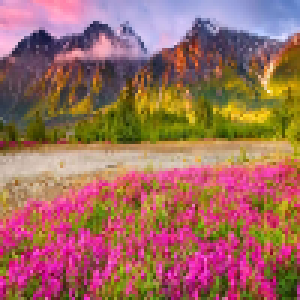
#> input picture download.jpg, 100 x 100 px, found by its file name (shown 3 times larger)
$ jupyter execute Python_Code.ipynb
#> lines starting #> are read from the running program, lines starting #| are printed output that depends on the picture
[cell 1]
import cv2
import matplotlib.pyplot as plt
import numpy as np

[cell 2]
# path="G:\\Dataset\\"
path="F:\\Test it\\Project\\"
imgpath = path + "download.jpg"
imgpath2 = path + "Image 2.jpg"
# cv2.cvtColor()
img= cv2.imread(imgpath, 1)
#> img is the input picture: shape (100, 100, 3); mean B, G, R 95.2, 106.8, 158.9
img2= cv2.imread(imgpath2, 1)
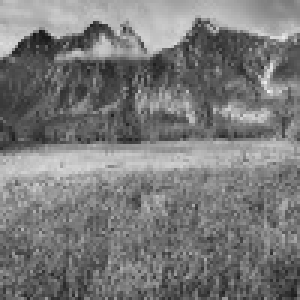
#> input picture Image 2.jpg, 100 x 100 px, found by its file name (shown 3 times larger)
#> img2 is the input picture: shape (100, 100, 3); min 24, max 241, mean 121.2
img= cv2.cvtColor(img, cv2.COLOR_BGR2RGB)

k= np.array(np.ones((3,3),np.float32))/9 #For Blurring of Image

output=cv2.filter2D(img,-1,k)
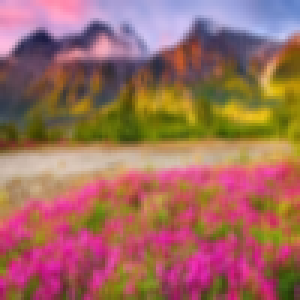
#> output: shape (100, 100, 3) (shown 3 times larger); mean R, G, B 158.9, 106.8, 95.2
plt.subplot(1,2,1)
plt.imshow(img)
plt.title('Original Image')
plt.subplot(1,2,2)
plt.imshow(output)
plt.title('Blurred Image')
plt.show()
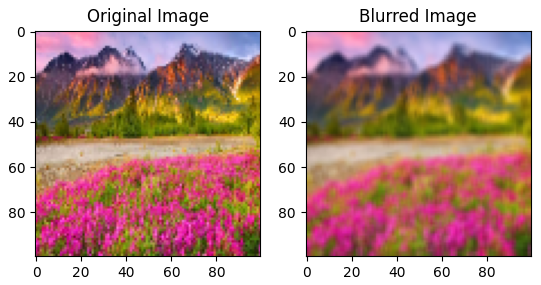
#> figure drawn by matplotlib, 2 panels

[cell 3]
k= np.array(([0,-1,0],[-1,5,-1],
           [0,-1,0]),np.float32)    #For sharpening of image
output=cv2.filter2D(img,-1,k)
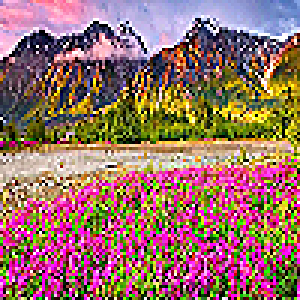
#> output: shape (100, 100, 3) (shown 3 times larger); mean R, G, B 151.7, 111.7, 103
plt.subplot(1,2,1)
plt.imshow(img)
plt.title('Original Image')
plt.subplot(1,2,2)
plt.imshow(output)
plt.title('Sharpened Image')
plt.show()

[cell 4]
k= np.array(([-1,-1,-1],[-1,10,-1], [-1,-1,-1]),np.float32) #For RB-coloring of the image output=cv2.filter2D(img,-1,k) plt.subplot(1,2,1) plt.imshow(img) plt.title('Original Image') plt.subplot(1,2,2) plt.imshow(output) plt.title('Filtered Image') plt.show()
output=cv2.filter2D(img,-1,k)
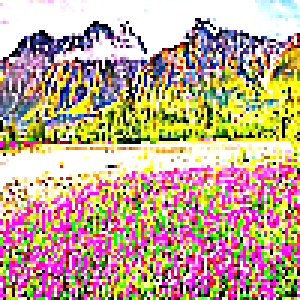
#> output: shape (100, 100, 3) (shown 3 times larger); mean R, G, B 195.4, 167.5, 143
plt.subplot(1,2,1)
plt.imshow(img)
plt.title('Original Image')
plt.subplot(1,2,2)
plt.imshow(output)
plt.title('Filtered Image')
plt.show()

[cell 5]
k= np.array(([0.25,0,-0.25],[0.5,0,-0.5],
           [0.25,0,-0.25]),np.float32)    #For RB-coloring of the image
output=cv2.filter2D(img2,-1,k)
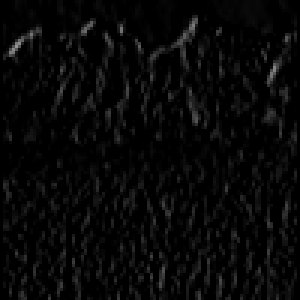
#> output: shape (100, 100, 3) (shown 3 times larger); min 0, max 149, mean 7.7
plt.subplot(1,2,1)
plt.imshow(img2)
plt.title('Original Image')
plt.subplot(1,2,2)
plt.imshow(output)
plt.title('Filtered Image')
plt.show()
